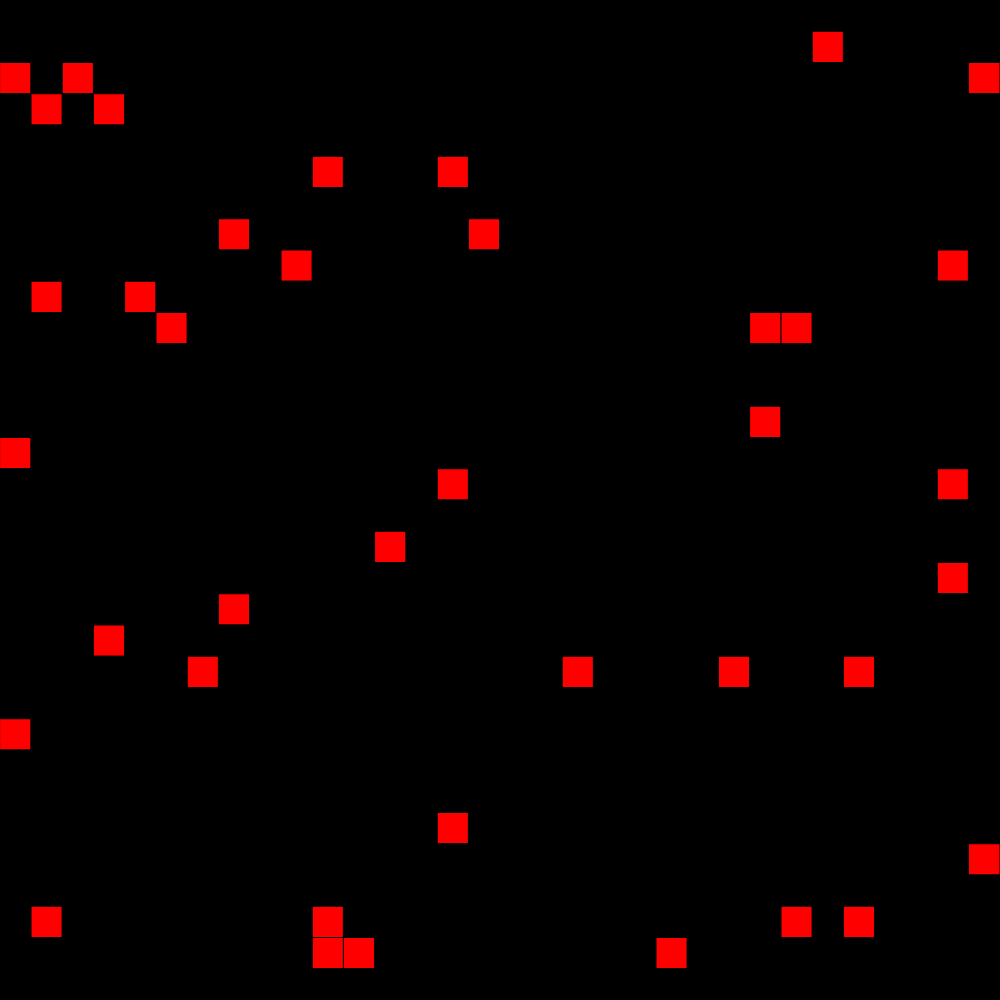
Frame 1 (no input)
Frame 60 (no input): identical to frame 1, image omitted
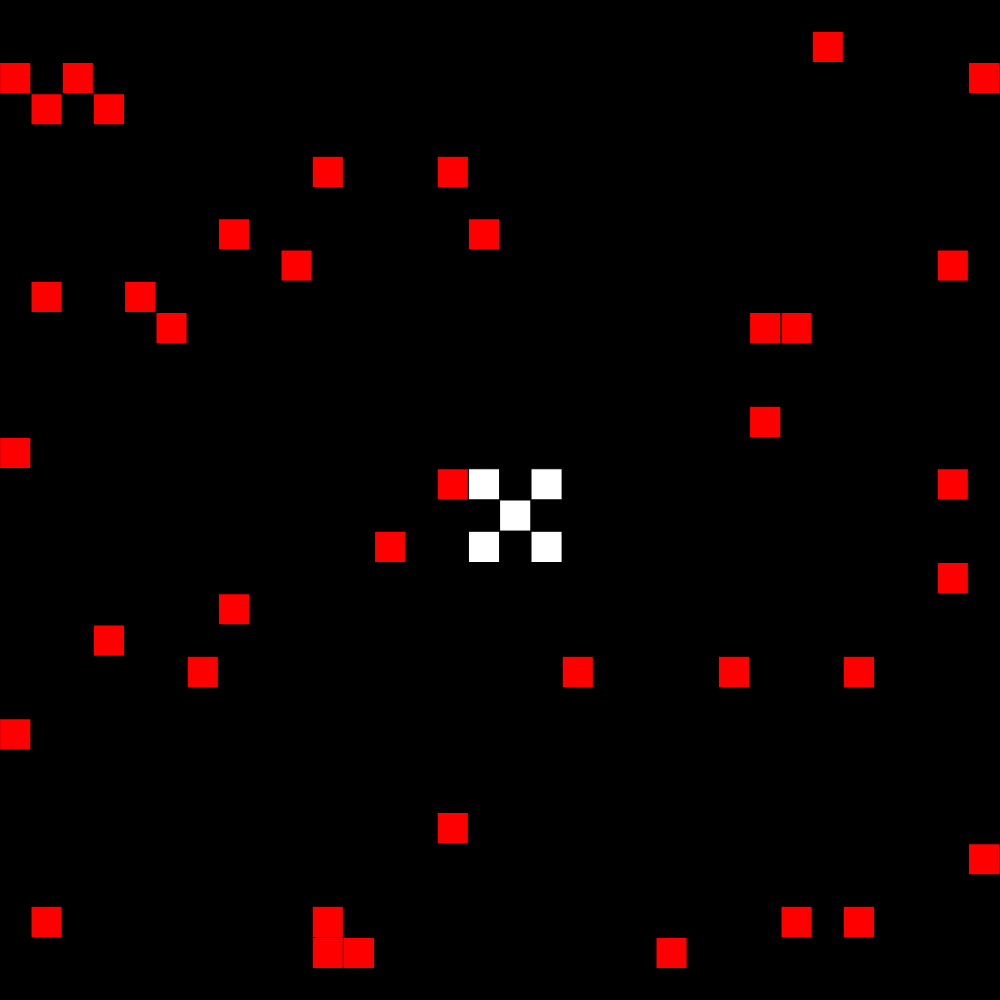
Frame 120 (the mouse pressed at the canvas centre since frame 60)

The p5.js sketch that drew these frames (run headless with seeded random() and noise() and a simulated clock; from frame 60 on, the mouse is pressed at the canvas centre):

// p5.js sketch
// ── sketch.js
// grid d d
// kieranj
// 9/28/21
//
// Extra for Experts:
// - describe what you did to take this project "above and beyond"
let grid;
let gridDimensions = 32;
let cellSize;
// let playerX = 0;
// let playerY = 0;
let mines;
// let numOfRectangle;


function setup() {
  if (windowHeight<windowWidth) {
    createCanvas(windowHeight, windowHeight);
  }
  else {
    createCanvas(windowWidth, windowWidth);
  }
  grid = makeRanArray(gridDimensions);
  cellSize = width / gridDimensions;
  //place player
  // grid[playerY][playerX] = 9;
}

function draw() {
  background(0);
  displayGrid();

  // for (let i=0; i === gridDimensions; i++) {
  //   for (let j=0; j === gridDimensions; j++) {

  //   }
  // }
}

function mousePressed() {
  if (mouseX <= width && mouseY <= height) {
    let cellX = Math.floor(mouseX/cellSize);
    let cellY = Math.floor(mouseY/cellSize);

    swap(cellX, cellY);
    swap(cellX-1, cellY-1);
    swap(cellX+1, cellY+1);
    swap(cellX-1, cellY+1);
    swap(cellX+1, cellY-1);
  }
}

// function keyPressed() {
//   if (key === "s") {
//     tryMoveTo(playerX, playerY +1);
//   }
//   else if (key === "w") {
//     tryMoveTo(playerX, playerY -1);
//   }
//   else if (key === "d") {
//     tryMoveTo(playerX +1, playerY);
//   }
//   else if (key === "a") {
//     tryMoveTo(playerX -1, playerY);
//   }
// }

// function tryMoveTo(newX, newY) {
//   //check if ON GRID
//   if (newX >= 0 && newY >= 0 && newX < gridDimensions && newY < gridDimensions) {
//     //check if SPACE IS EMPTY
//     if (grid[newY][newX] === 0) {
//       //RESET SPACE TO EMPTY
//       // grid[playerY][playerX] = 0;

//       // //PLAYER MOVEMENT
//       // playerX = newX;
//       // playerY = newY;

//       //PLAYER PLACEMENT ON GRID
//       grid[newY][newX] = 9;
//     }
//   }
// }

function swap(x,y) {
  if (x >= 0 && x < gridDimensions && y >= 0 && gridDimensions) {
    if (grid[y][x]===0) {
      grid[y][x] = 1;
    }
    else if (grid[y][x] === 1) {
      grid[y][x] = 1;
    }
    else if (grid[y][x] === 9) {
      grid[y][x] = 1;
    }
  }
}

function displayGrid() {
  for (let y=0; y<gridDimensions; y++) {
    for (let x=0; x<gridDimensions; x++){
      if (grid[y][x] === 0) {
        fill("black");
      }
      else if (grid[y][x] === 1) {
        fill("white");
      }
      else if (grid[y][x] === 9) {
      //   // fill("red"); //hide mines by filling in with 0 value color
        fill("red");
      }
      rect(x*cellSize,y*cellSize,cellSize, cellSize);
    }
  }
}

function makeRanArray(whatSize) {
  let aArray = [];
  for (let y=0; y<whatSize; y++) {
    aArray.push([]);
    for (let x=0; x<whatSize; x++) {
      if (random(0,80)>3) {
        aArray[y].push(0);
      }
      else {
        aArray[y].push(9);
      }
    }
  }
  return aArray;
}
